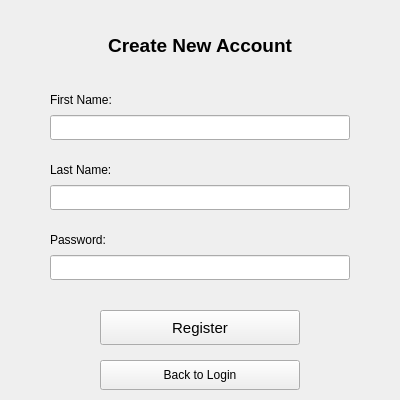
<?xml version="1.0" encoding="UTF-8"?>
<ui version="4.0">
 <class>MainWindow</class>
 <widget class="QMainWindow" name="MainWindow">
  <property name="geometry">
   <rect>
    <x>0</x>
    <y>0</y>
    <width>400</width>
    <height>400</height>
   </rect>
  </property>
  <property name="windowTitle">
   <string>Weapon Detection System - Register</string>
  </property>
  <widget class="QWidget" name="centralwidget">
   <widget class="QLabel" name="label_title">
    <property name="geometry">
     <rect>
      <x>50</x>
      <y>30</y>
      <width>300</width>
      <height>30</height>
     </rect>
    </property>
    <property name="text">
     <string>Create New Account</string>
    </property>
    <property name="alignment">
     <set>Qt::AlignCenter</set>
    </property>
    <property name="font">
     <font>
      <pointsize>14</pointsize>
      <weight>75</weight>
      <bold>true</bold>
     </font>
    </property>
   </widget>
   <widget class="QLabel" name="label_firstname">
    <property name="geometry">
     <rect>
      <x>50</x>
      <y>90</y>
      <width>100</width>
      <height>20</height>
     </rect>
    </property>
    <property name="text">
     <string>First Name:</string>
    </property>
   </widget>
   <widget class="QLineEdit" name="firstname_input">
    <property name="geometry">
     <rect>
      <x>50</x>
      <y>115</y>
      <width>300</width>
      <height>25</height>
     </rect>
    </property>
   </widget>
   <widget class="QLabel" name="label_lastname">
    <property name="geometry">
     <rect>
      <x>50</x>
      <y>160</y>
      <width>100</width>
      <height>20</height>
     </rect>
    </property>
    <property name="text">
     <string>Last Name:</string>
    </property>
   </widget>
   <widget class="QLineEdit" name="lastname_input">
    <property name="geometry">
     <rect>
      <x>50</x>
      <y>185</y>
      <width>300</width>
      <height>25</height>
     </rect>
    </property>
   </widget>
   <widget class="QLabel" name="label_password">
    <property name="geometry">
     <rect>
      <x>50</x>
      <y>230</y>
      <width>100</width>
      <height>20</height>
     </rect>
    </property>
    <property name="text">
     <string>Password:</string>
    </property>
   </widget>
   <widget class="QLineEdit" name="password_input">
    <property name="geometry">
     <rect>
      <x>50</x>
      <y>255</y>
      <width>300</width>
      <height>25</height>
     </rect>
    </property>
    <property name="echoMode">
     <enum>QLineEdit::Password</enum>
    </property>
   </widget>
   <widget class="QPushButton" name="register_button">
    <property name="geometry">
     <rect>
      <x>100</x>
      <y>310</y>
      <width>200</width>
      <height>35</height>
     </rect>
    </property>
    <property name="text">
     <string>Register</string>
    </property>
    <property name="font">
     <font>
      <pointsize>11</pointsize>
     </font>
    </property>
   </widget>
   <widget class="QPushButton" name="back_button">
    <property name="geometry">
     <rect>
      <x>100</x>
      <y>360</y>
      <width>200</width>
      <height>30</height>
     </rect>
    </property>
    <property name="text">
     <string>Back to Login</string>
    </property>
   </widget>
  </widget>
 </widget>
 <resources/>
 <connections/>
</ui>
